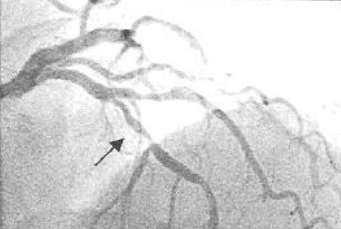
#> input picture vessel.png, 341 x 229 px
$ python contrastStretching.py
#> lines starting #> are read from the running program, lines starting #| are printed output that depends on the picture; long printed decimals are rounded
from skimage import io
import matplotlib.pyplot as plt
import numpy as np

def contrast_stretching(image):
#> called with image = 'vessel.png'
	im = io.imread(image, as_gray = True)
#> im is the input picture: shape (229, 341) float64; min 0.196, max 1, mean 0.847
	im = im*(pow(2,8)-1)

	a = im.min()
#> a = 50
	b = im.max()
#> b = 255
	print(a, b)
#| 50.000 255.0
	im_new = (pow(2,8)-1) * (im-a) / (b-a)
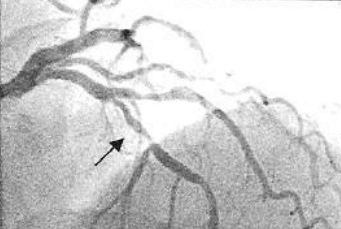
#> im_new: shape (229, 341) float64; min 0, max 255, mean 206.6
	im_new = im_new.astype('uint8')

	plt.figure()
	plt.imshow(im_new, cmap = 'Greys_r')
	plt.axis('off')
	plt.savefig('contraststretching.png')
	plt.show()

if __name__ == '__main__':
	contrast_stretching('vessel.png')
